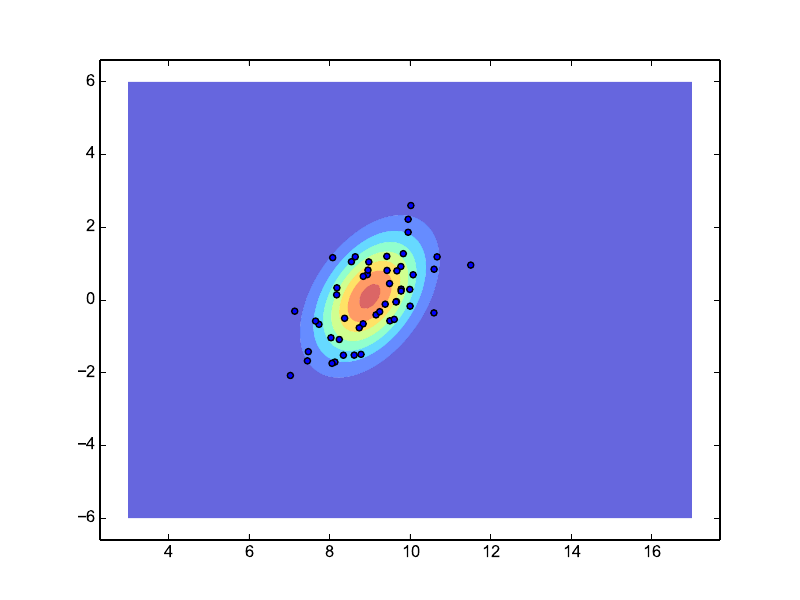

This figure's Python source:
import chaospy as cp
import numpy as np
import pylab as plt


dist = cp.MvNormal([0.1,9],[[1,0.5],[0.5,1]])
sample = dist.sample(50)
t, s = np.linspace(-6,6,100), np.linspace(3,17,100)

i1, i2 = np.mgrid[:100,:100]
t = t[i1]; s = s[i2]
plt.contourf(s, t,dist.pdf([t,s]),alpha=0.6)
plt.scatter(sample[1],sample[0])
plt.savefig("sampling.pdf")
plt.show()
